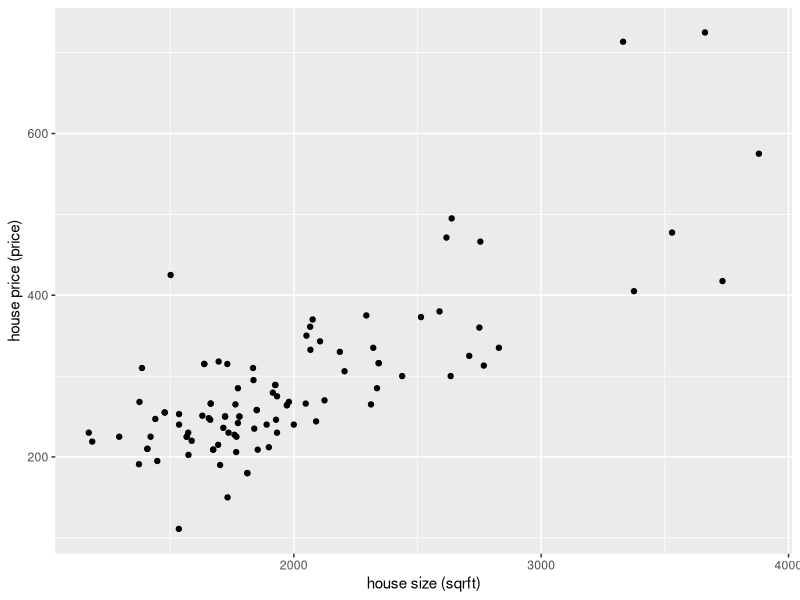

This figure's R source:
## ---- chunk 1
#| echo: false

rm(list = ls())
library(tidyverse)
library(here)

house <- read.csv(here("data", "hprice.csv")) 
## ---- chunk 2
#| echo: false        

summary(house$price)
## ---- chunk 3
#| echo: false        

hprice_ttest <- t.test(
  house$price,
  conf.level = 0.95
)
hprice_ttest$conf.int
## ---- chunk 4
#| echo: false        

house %>% 
  filter(colonial == 1) %>% 
  summarize(avg_hprice = mean(price))
## ---- chunk 5
#| echo: false        

house %>% 
  filter(colonial == 0) %>% 
  summarize(avg_hprice = mean(price))
## ---- chunk 6
#| echo: false        

ggplot(house, aes(x = sqrft, y = price)) +
  geom_point() +
  labs(
    x = "house size (sqrft)", 
    y = "house price (price)"
  )
## ---- chunk 7
#| echo: false        

cor(house$price, house$sqrft)
## ---- chunk 8
#| echo: false        

reg1 <- lm(
  formula = price ~ sqrft,
  data = house
)
summary(reg1)
## ---- chunk 9
#| echo: false        

reg2 <- lm(
  formula = price ~ colonial,
  data = house
)
reg2$coefficients
